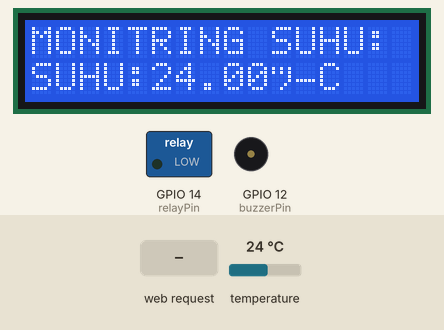
Bench run of a sketch on a simulated ESP8266 (NodeMCU). Parts: 16×2 character LCD, switched loads named in the sketch (green lamp = pin HIGH), buzzer (waves = sounding, pin HIGH). Inputs (shaded band) come from the test bench; at power-on: temperature 24 °C. WiFi joins after 1.5 s; servers stay silent unless stated; what the sketch prints to the serial monitor is not drawn.

Above: at 5.8 s.
5.9 s: HTTP request GET /H received
At 8.8 s:
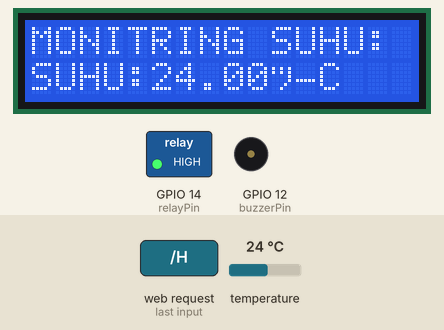
14.4 s: temperature set to 12 °C
At 16.6 s:
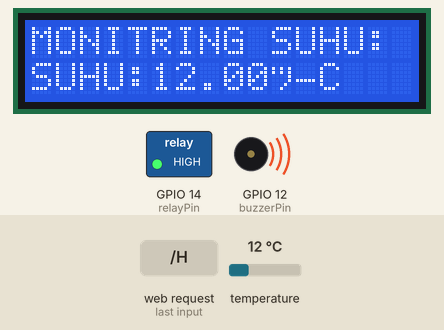
18.6 s: temperature set to 19 °C
At 22.4 s:
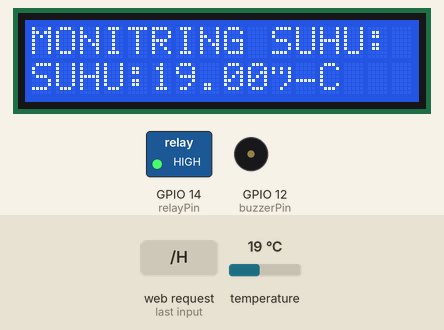
24.3 s: HTTP request GET /L received
At 25.6 s:
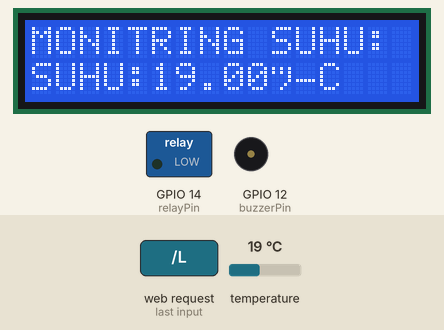
28.5 s: temperature set to 28 °C
At 33.0 s:
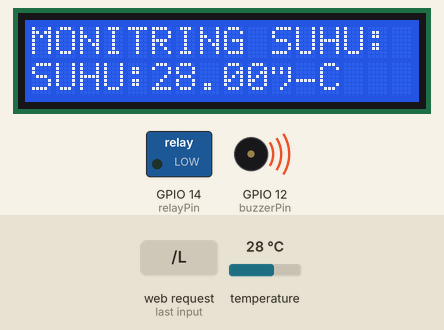
Timing chart, 0 to 34.6 s (numbered marks = the images above; inputs shaded):
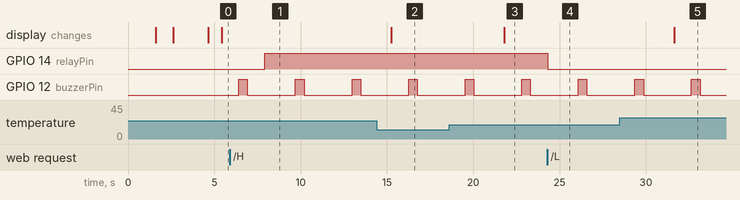

Measured:
- after the input at 5.9 s, GPIO 14 (relayPin): LOW → HIGH after 2.0 s
- after the input at 14.4 s, the display: changes after 0.85 s (image 2)
- after the input at 18.6 s, the display: changes after 3.2 s (image 3)
- after the input at 24.3 s, GPIO 14 (relayPin): HIGH → LOW at once
- after the input at 28.5 s, the display: changes after 3.1 s (image 5)
- by itself, GPIO 12 (buzzerPin): alternates HIGH for 0.50 s and LOW for 2.8 s

The sketch:

monitoring-suhu-relay-buzzer-lcd.ino
```cpp
#include <ESP8266WiFi.h>
#include <Wire.h>
#include <LiquidCrystal_I2C.h>
#include <OneWire.h>
#include <DallasTemperature.h>

LiquidCrystal_I2C lcd(0x27, 16, 2);

OneWire oneWire(0);
DallasTemperature sensors(&oneWire);

// Ganti dengan kredensial WiFi Anda
const char* ssid = "aku";
const char* password = "12345678910";

// Tentukan pin untuk relay
const int relayPin = 14;
const int buzzerPin = 12; // atau bisa gunakan GPIO5

// Membuat server di port 80
WiFiServer server(80);

void setup() {
  Serial.begin(115200);
  lcd.init();
  lcd.backlight();
  pinMode(buzzerPin, OUTPUT);

  // Inisialisasi pin relay sebagai output
  pinMode(relayPin, OUTPUT);
  digitalWrite(relayPin, LOW); // Awalnya relay mati

  // Menghubungkan ke WiFi
  Serial.println();
  Serial.println();
  lcd.setCursor(0, 0);
  Serial.print("Connecting to ");
  lcd.print("Connecting to ");
  lcd.setCursor(0, 1);
  lcd.print(ssid);
  Serial.println(ssid);


  WiFi.begin(ssid, password);

  while (WiFi.status() != WL_CONNECTED) {
    delay(500);
    Serial.print(".");
  }

  Serial.println("");
  lcd.clear();
  lcd.setCursor(0, 0);
  lcd.print("WiFi connected.");
  delay (1000);
  Serial.println("WiFi connected.");
  lcd.clear();
  lcd.setCursor(0, 0);
  lcd.print("IP address:");
  Serial.println("IP address: ");
  lcd.setCursor(0, 1);
  lcd.print(WiFi.localIP());
  delay (2000);
  Serial.println(WiFi.localIP());
  lcd.clear();
  lcd.setCursor(0, 0);
  lcd.print("MONITRING SUHU:");
  // Memulai server
  server.begin();
  Serial.println("Server started");
}

void loop() {
  sensors.requestTemperatures();
  float tempC = sensors.getTempCByIndex(0);
  if (tempC != DEVICE_DISCONNECTED_C) {
     Serial.print("Suhu: ");
     lcd.setCursor(0, 1);
     lcd.print("SUHU:");
     lcd.print(tempC);
     lcd.print("°C");
     Serial.print(tempC);
     Serial.println("°C");
  } else {
    lcd.setCursor(0, 1);
    lcd.print("GAGAL MEMBACA SUHU");
    Serial.println("Gagal membaca suhu dari sensor!");
  }
  delay(1000);

  digitalWrite(buzzerPin, HIGH);
  delay(500); // Tunggu 1 detik

  // Matikan buzzer
  digitalWrite(buzzerPin, LOW);
  delay(1000); // Tunggu 1 detik

  WiFiClient client = server.available();
  if (!client) {
    return;
  }

  Serial.println("New Client.");
  String currentLine = "";
  while (client.connected()) {
    if (client.available()) {
      char c = client.read();
      Serial.write(c);
      if (c == '\n') {
        // if the current line is blank, you got two newline characters in a row.
        // that's the end of the client HTTP request, so send a response:
        if (currentLine.length() == 0) {
          // HTTP headers always start with a response code (e.g. HTTP/1.1 200 OK)
          // and a content-type so the client knows what's coming, then a blank line:
          client.println("HTTP/1.1 200 OK");
          client.println("Content-type:text/html");
          client.println();

          // the content of the HTTP response follows the header:
          client.print("Tekan <a href=\"/H\">Tombol</a> untuk menhidupkan relay.<br>");
          client.print("Tekan <a href=\"/L\">Tombol</a> untuk mematikan relay.<br>");

          // The HTTP response ends with another blank line:
          client.println();

          // Break out of the while loop:
          break;
        } else { // if you got a newline, then clear currentLine:
          currentLine = "";
        }
      } else if (c != '\r') { // if you got anything else but a carriage return character,
        currentLine += c; // add it to the end of the currentLine
      }

      // Check to see if the client request was "GET /H" or "GET /L":
      if (currentLine.endsWith("GET /H")) {
        digitalWrite(relayPin, HIGH); // Relay ON
      }
      if (currentLine.endsWith("GET /L")) {
        digitalWrite(relayPin, LOW); // Relay OFF
      }
    }
  }
  // Close the connection:
  client.stop();
  Serial.println("Client Disconnected.");
}
```
